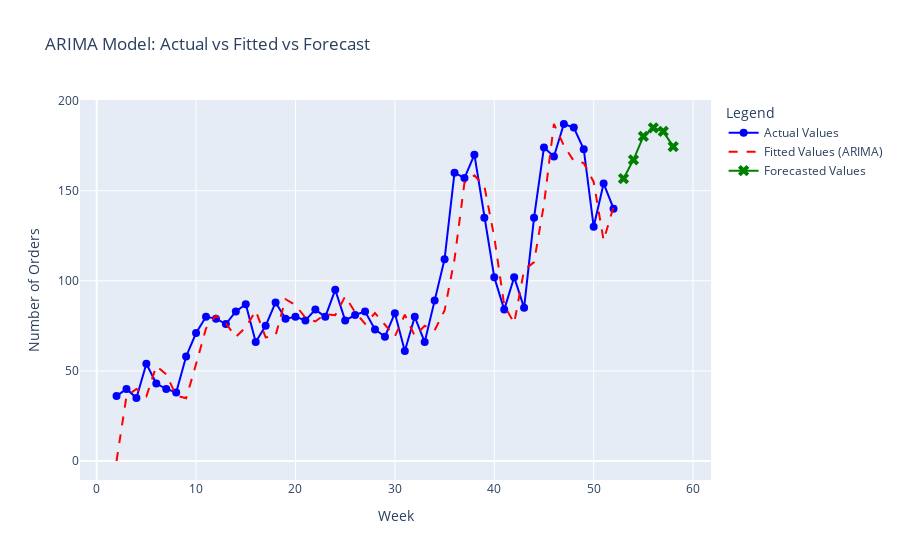

Write notebook code for a chart like this one.
### Code cell
import plotly.graph_objects as go
import numpy as np

# Prepare the data
weeks = df['week']
actual_values = df['number_of_order']
fitted_values = model.fittedvalues

# Forecast the future values
forecast_steps = 6
forecast = model.forecast(steps=forecast_steps)
forecast_index = np.arange(df['week'].max() + 1, df['week'].max() + 1 + forecast_steps)

# Create a plotly figure
fig = go.Figure()

# Add actual values as a scatter plot
fig.add_trace(go.Scatter(
    x=weeks,
    y=actual_values,
    mode='markers+lines',
    name='Actual Values',
    line=dict(color='blue'),
    marker=dict(symbol='circle', size=8),
    text=[f'Week {w}: {v}' for w, v in zip(weeks, actual_values)],  # Hover text
    hoverinfo='text'  # Show hover text when hovering
))

# Add fitted values (ARIMA model)
fig.add_trace(go.Scatter(
    x=weeks,
    y=fitted_values,
    mode='lines',
    name='Fitted Values (ARIMA)',
    line=dict(color='red', dash='dash'),
    text=[f'Week {w}: {v}' for w, v in zip(weeks, fitted_values)],  # Hover text
    hoverinfo='text'  # Show hover text when hovering
))

# Add forecasted values
fig.add_trace(go.Scatter(
    x=forecast_index,
    y=forecast,
    mode='markers+lines',
    name='Forecasted Values',
    line=dict(color='green'),
    marker=dict(symbol='x', size=10),
    text=[f'Week {w}: {v}' for w, v in zip(forecast_index, forecast)],  # Hover text
    hoverinfo='text'  # Show hover text when hovering
))

# Update layout
fig.update_layout(
    title='ARIMA Model: Actual vs Fitted vs Forecast',
    xaxis_title='Week',
    yaxis_title='Number of Orders',
    legend_title='Legend',
    hovermode='closest'  # Ensure hover shows info for closest point
)

# Show the plot
fig.show()

### Figure 1 — Plotly figure (JSON) as saved in the notebook; plotly's stock layout.template omitted (floating-point values rounded to 4 significant figures)
{"data": [{"hoverinfo": "text", "line": {"color": "blue"}, "marker": {"size": 8, "symbol": "circle"}, "mode": "markers+lines", "name": "Actual Values", "text": ["Week 2: 36", "Week 3: 40", "Week 4: 35", "Week 5: 54", "Week 6: 43", "Week 7: 40", "Week 8: 38", "Week 9: 58", "Week 10: 71", "Week 11: 80", "Week 12: 79", "Week 13: 76", "Week 14: 83", "Week 15: 87", "Week 16: 66", "Week 17: 75", "Week 18: 88", "Week 19: 79", "Week 20: 80", "Week 21: 78", "Week 22: 84", "Week 23: 80", "Week 24: 95", "Week 25: 78", "Week 26: 81", "Week 27: 83", "Week 28: 73", "Week 29: 69", "Week 30: 82", "Week 31: 61", "Week 32: 80", "Week 33: 66", "Week 34: 89", "Week 35: 112", "Week 36: 160", "Week 37: 157", "Week 38: 170", "Week 39: 135", "Week 40: 102", "Week 41: 84", "Week 42: 102", "Week 43: 85", "Week 44: 135", "Week 45: 174", "Week 46: 169", "Week 47: 187", "Week 48: 185", "Week 49: 173", "Week 50: 130", "Week 51: 154", "Week 52: 140"], "type": "scatter", "x": [2, 3, 4, 5, 6, 7, 8, 9, 10, 11, 12, 13, 14, 15, 16, 17, 18, 19, 20, 21, 22, 23, 24, 25, 26, 27, 28, 29, 30, 31, 32, 33, 34, 35, 36, 37, 38, 39, 40, 41, 42, 43, 44, 45, 46, 47, 48, 49, 50, 51, 52], "y": [36, 40, 35, 54, 43, 40, 38, 58, 71, 80, 79, 76, 83, 87, 66, 75, 88, 79, 80, 78, 84, 80, 95, 78, 81, 83, 73, 69, 82, 61, 80, 66, 89, 112, 160, 157, 170, 135, 102, 84, 102, 85, 135, 174, 169, 187, 185, 173, 130, 154, 140]}, {"hoverinfo": "text", "line": {"color": "red", "dash": "dash"}, "mode": "lines", "name": "Fitted Values (ARIMA)", "text": ["Week 2: 0.0", "Week 3: 35.99980027266922", "Week 4: 39.939275288692244", "Week 5: 35.890333065017224", "Week 6: 52.7212292351412", "Week 7: 48.04348705134343", "Week 8: 36.32145006275969", "Week 9: 34.80238861865896", "Week 10: 53.77687785174077", "Week 11: 73.55345448822607", "Week 12: 80.59791745570848", "Week 13: 76.32012056961604", "Week 14: 68.89667997536455", "Week 15: 74.18533237172431", "Week 16: 83.43794662832181", "Week 17: 68.55321691409071", "Week 18: 69.72304214269838", "Week 19: 89.76472533238466", "Week 20: 86.51945246592486", "Week 21: 79.54129388614341", "Week 22: 77.4256542728735", "Week 23: 81.52917582516471", "Week 24: 80.87489197433864", "Week 25: 91.32764356837055", "Week 26: 82.5820395648179", "Week 27: 76.15004558223318", "Week 28: 82.0909148518068", "Week 29: 75.71813926875907", "Week 30: 69.09797182529135", "Week 31: 81.16784759564304", "Week 32: 69.38428447003278", "Week 33: 75.05566930517915", "Week 34: 72.53611282275098", "Week 35: 83.6060326183707", "Week 36: 111.9230820295618", "Week 37: 154.43657871824553", "Week 38: 158.45145269745842", "Week 39: 152.54272162598664", "Week 40: 124.20188259589959", "Week 41: 86.3962660624053", "Week 42: 76.47562313160206", "Week 43: 105.95754256201074", "Week 44: 110.34669823915567", "Week 45: 142.49818898627302", "Week 46: 187.0658719371263", "Week 47: 174.96804590669558", "Week 48: 166.5006547521318", "Week 49: 165.39618413740828", "Week 50: 154.8536096203166", "Week 51: 122.4239888951857", "Week 52: 141.13264468197121"], "type": "scatter", "x": [2, 3, 4, 5, 6, 7, 8, 9, 10, 11, 12, 13, 14, 15, 16, 17, 18, 19, 20, 21, 22, 23, 24, 25, 26, 27, 28, 29, 30, 31, 32, 33, 34, 35, 36, 37, 38, 39, 40, 41, 42, 43, 44, 45, 46, 47, 48, 49, 50, 51, 52], "y": [0, 36.0, 39.94, 35.89, 52.72, 48.04, 36.32, 34.8, 53.78, 73.55, 80.6, 76.32, 68.9, 74.19, 83.44, 68.55, 69.72, 89.76, 86.52, 79.54, 77.43, 81.53, 80.87, 91.33, 82.58, 76.15, 82.09, 75.72, 69.1, 81.17, 69.38, 75.06, 72.54, 83.61, 111.9, 154.4, 158.5, 152.5, 124.2, 86.4, 76.48, 106.0, 110.3, 142.5, 187.1, 175.0, 166.5, 165.4, 154.9, 122.4, 141.1]}, {"hoverinfo": "text", "line": {"color": "green"}, "marker": {"size": 10, "symbol": "x"}, "mode": "markers+lines", "name": "Forecasted Values", "text": ["Week 53: 156.69116060395558", "Week 54: 167.11464220600234", "Week 55: 180.12706997788857", "Week 56: 184.89232106002953", "Week 57: 182.88418455063757", "Week 58: 174.47191399491714"], "type": "scatter", "x": [53, 54, 55, 56, 57, 58], "y": [156.7, 167.1, 180.1, 184.9, 182.9, 174.5]}], "layout": {"hovermode": "closest", "legend": {"title": {"text": "Legend"}}, "title": {"text": "ARIMA Model: Actual vs Fitted vs Forecast"}, "xaxis": {"title": {"text": "Week"}}, "yaxis": {"title": {"text": "Number of Orders"}}}}
